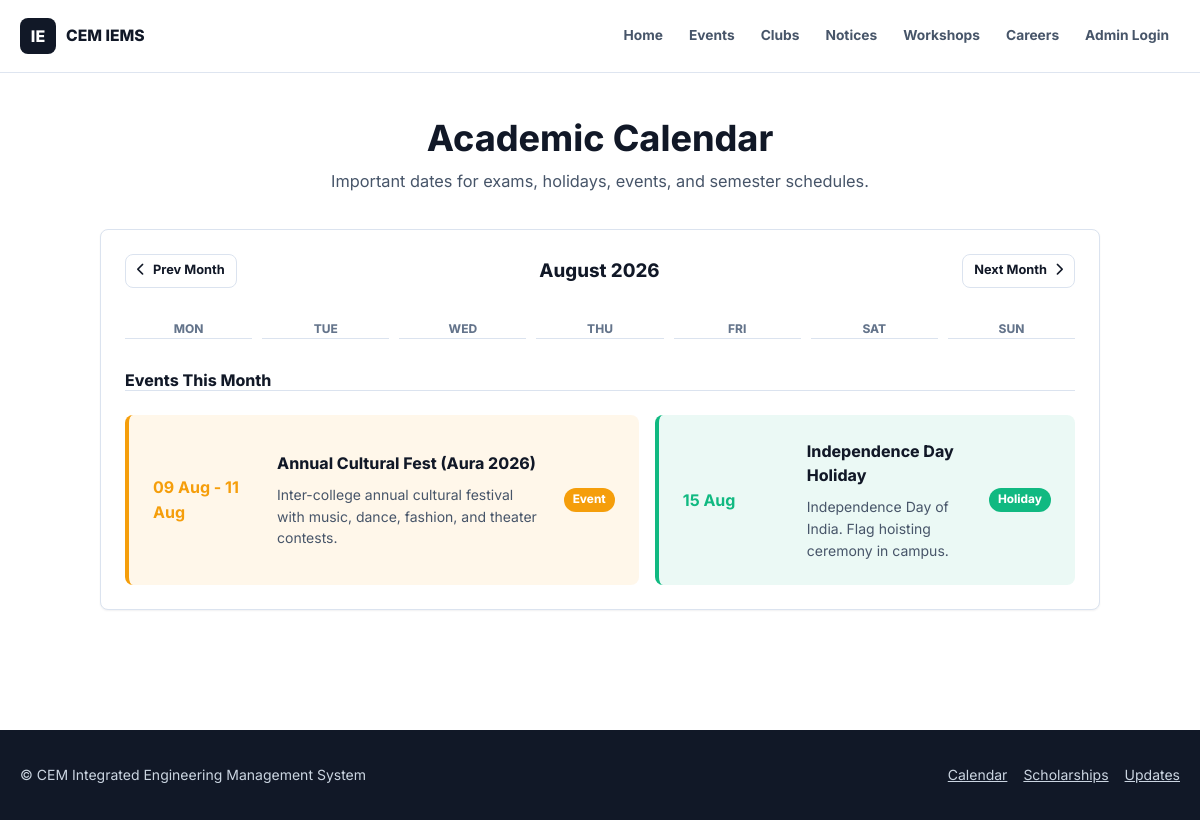
/calendar, run on the app's committed database.
### models/calendar_event.py (models this page shows, shortened)
class CalendarEvent(db.Model):
    __tablename__ = 'calendar_events'
    id = db.Column(db.Integer, primary_key=True)
    title = db.Column(db.String(200), nullable=False)
    event_date = db.Column(db.Date, nullable=False)
    end_date = db.Column(db.Date, nullable=True)  # For multi-day events
    category = db.Column(db.String(50), default='event')  # exam, holiday, semester, event
    description = db.Column(db.Text)
    @property
    def category_color(self):
        return {
            'exam': '#EF4444',
            'holiday': '#10B981',
            'semester': '#2563EB',
            'event': '#F59E0B'
        }.get(self.category, '#6B7280')

### routes/public.py (the view)
@public_bp.route('/calendar')
def calendar():
    month = request.args.get('month', date.today().month, type=int)
    year = request.args.get('year', date.today().year, type=int)
    events = CalendarEvent.query.filter(
        db.extract('month', CalendarEvent.event_date) == month,
        db.extract('year', CalendarEvent.event_date) == year
    ).order_by(CalendarEvent.event_date.asc()).all()
    return render_template('public/calendar.html', events=events, month=month, year=year, today=date.today())

### templates/public/calendar.html (shortened to what this page needs)
{% extends "base.html" %}
{% block content %}
<section class="section bg-white">
    <div class="container" style="max-width: 1000px;">
        <div class="section-header">
            <h2>Academic Calendar</h2>
            <p>Important dates for exams, holidays, events, and semester schedules.</p>
        </div>
        <div class="card p-4 p-md-5 mb-5">
            <div class="d-flex justify-between align-center mb-4">
                <a href="{{ url_for('public.calendar', month=(month-1 if month>1 else 12), year=(year if month>1 else year-1)) }}" class="btn btn-secondary btn-sm"><i class="fa-solid fa-chevron-left"></i> Prev Month</a>
                <h3 class="m-0 text-center" style="min-width: 200px;">
                    {% set months = ['January', 'February', 'March', 'April', 'May', 'June', 'July', 'August', 'September', 'October', 'November', 'December'] %}
                    {{ months[month-1] }} {{ year }}
                </h3>
                <a href="{{ url_for('public.calendar', month=(month+1 if month<12 else 1), year=(year if month<12 else year+1)) }}" class="btn btn-secondary btn-sm">Next Month <i class="fa-solid fa-chevron-right"></i></a>
            </div>
            <div style="display: grid; grid-template-columns: repeat(7, 1fr); gap: 10px; margin-bottom: 20px;">
                <div class="text-center fw-bold text-muted text-uppercase text-xs pb-2 border-bottom">Mon</div>
                <div class="text-center fw-bold text-muted text-uppercase text-xs pb-2 border-bottom">Tue</div>
                <div class="text-center fw-bold text-muted text-uppercase text-xs pb-2 border-bottom">Wed</div>
                <div class="text-center fw-bold text-muted text-uppercase text-xs pb-2 border-bottom">Thu</div>
                <div class="text-center fw-bold text-muted text-uppercase text-xs pb-2 border-bottom">Fri</div>
                <div class="text-center fw-bold text-muted text-uppercase text-xs pb-2 border-bottom">Sat</div>
                <div class="text-center fw-bold text-muted text-uppercase text-xs pb-2 border-bottom">Sun</div>
            </div>
            <h4 class="mb-3 mt-4 border-bottom pb-2">Events This Month</h4>
            <div class="d-flex flex-col gap-2">
                {% for event in events %}
                <div class="d-flex align-center gap-3 p-3 rounded" style="background-color: {{ event.category_color }}15; border-left: 4px solid {{ event.category_color }};">
                    <div style="min-width: 100px; font-weight: 700; color: {{ event.category_color }};">
                        {{ event.event_date.strftime('%d %b') }}
                        {% if event.end_date %}
                        - {{ event.end_date.strftime('%d %b') }}
                        {% endif %}
                    </div>
                    <div>
                        <div class="fw-bold">{{ event.title }}</div>
                        {% if event.description %}
                        <div class="text-sm text-secondary mt-1">{{ event.description }}</div>
                        {% endif %}
                    </div>
                    <div class="ml-auto badge" style="background-color: {{ event.category_color }}; color: white;">
                        {{ event.category | title }}
                    </div>
                </div>
                {% else %}
                <div class="p-4 text-center text-muted bg-light rounded">No calendar events scheduled for this month.</div>
                {% endfor %}
            </div>
        </div>
    </div>
</section>
{% endblock %}

### static/css/main.css (style rules this page uses)
:root { --primary: #111827; --primary-soft: #243041; --accent-blue: #1d4ed8; --accent-blue-light: #dbeafe; --accent-teal: #0f766e; --accent-teal-light: #ccfbf1; --accent-amber: #b45309; --bg: #f6f8fb; --surface: #ffffff; --surface-muted: #f1f5f9; --border: #dbe3ef; --border-strong: #cbd5e1; --text-primary: #111827; --text-secondary: #475569; --text-muted: #64748b; --danger: #dc2626; --warning: #d97706; --success: #059669; --info: #0284c7; --space-xs: 4px; --space-sm: 8px; --space-md: 16px; --space-lg: 24px; --space-xl: 32px; --space-2xl: 48px; --space-3xl: 64px; --radius-sm: 6px; --radius-md: 8px; --radius-lg: 8px; --shadow-sm: 0 1px 2px rgba(15, 23, 42, 0.06); --shadow-md: 0 10px 24px rgba(15, 23, 42, 0.08); --shadow-lg: 0 24px 56px rgba(15, 23, 42, 0.14); --transition-fast: 150ms ease; --transition: 220ms ease; }
* { box-sizing: border-box; margin: 0; padding: 0; }
html { scroll-behavior: smooth; }
body { min-height: 100vh; font-family: "Inter", system-ui, -apple-system, BlinkMacSystemFont, "Segoe UI", sans-serif; background: var(--bg); color: var(--text-primary); line-height: 1.55; -webkit-font-smoothing: antialiased; text-rendering: optimizeLegibility; }
a { color: var(--accent-blue); }
h1, h2, h3, h4, h5, h6 { color: var(--primary); font-weight: 750; line-height: 1.15; }
p { color: var(--text-secondary); }
.container { width: min(1180px, calc(100% - 40px)); margin: 0 auto; }
.section { padding: 72px 0; }
.bg-white { background: var(--surface); }
.section-header { max-width: 760px; margin: 0 auto 34px; text-align: center; }
.section-header h2 { font-size: clamp(1.85rem, 3vw, 2.55rem); margin-bottom: 10px; }
.section-header p { font-size: 1.02rem; }
.d-flex { display: flex; }
.align-center { align-items: center; }
.justify-between { justify-content: space-between; }
.gap-2 { gap: var(--space-md); }
.gap-3 { gap: var(--space-lg); }
.text-center { text-align: center; }
.text-xs { font-size: 0.75rem; }
.text-sm { font-size: 0.875rem; }
.text-muted { color: var(--text-muted); }
.text-secondary { color: var(--text-secondary); }
.text-uppercase { text-transform: uppercase; }
.fw-bold { font-weight: 750; }
.m-0 { margin: 0; }
.mt-1 { margin-top: var(--space-sm); }
.mt-4 { margin-top: var(--space-xl); }
.mb-3 { margin-bottom: var(--space-lg); }
.mb-4 { margin-bottom: var(--space-xl); }
.mb-5 { margin-bottom: var(--space-2xl); }
.p-3 { padding: var(--space-lg); }
.p-4 { padding: var(--space-xl); }
.border-bottom { border-bottom: 1px solid var(--border); }
.rounded { border-radius: var(--radius-md); }
.btn { min-height: 40px; padding: 10px 16px; border: 1px solid transparent; border-radius: var(--radius-md); display: inline-flex; align-items: center; justify-content: center; gap: 8px; color: inherit; text-decoration: none; font-family: inherit; font-size: 0.92rem; font-weight: 700; line-height: 1; white-space: nowrap; cursor: pointer; transition: transform var(--transition-fast), box-shadow var(--transition-fast), background var(--transition-fast), color var(--transition-fast), border-color var(--transition-fast); }
.btn-sm { min-height: 34px; padding: 8px 11px; font-size: 0.8rem; }
.btn-secondary, .btn-outline { background: #fff; color: var(--primary); border-color: var(--border); }
.card, .admin-table-card { background: var(--surface); border: 1px solid var(--border); border-radius: var(--radius-lg); box-shadow: var(--shadow-sm); }
.card { padding: 24px; }
.badge { display: inline-flex; align-items: center; gap: 6px; min-height: 24px; padding: 4px 9px; border-radius: 999px; font-size: 0.74rem; font-weight: 750; line-height: 1; white-space: nowrap; }

### static/css/public.css (style rules this page uses)
main > .section:first-child { padding-top: 118px; }

### data on the page
CalendarEvent: event_date "09 Aug", end_date "11 Aug", title "Annual Cultural Fest (Aura 2026)", description "Inter-college annual cultural festival with music, dance, fashion, and theater contests.", category "Event"
CalendarEvent: event_date "15 Aug", title "Independence Day Holiday", description "Independence Day of India. Flag hoisting ceremony in campus.", category "Holiday"

### other printed values
{{ config.COLLEGE_SHORT }} "CEM"
{{ months[month-1] }} "August"
{{ year }} "2026"
